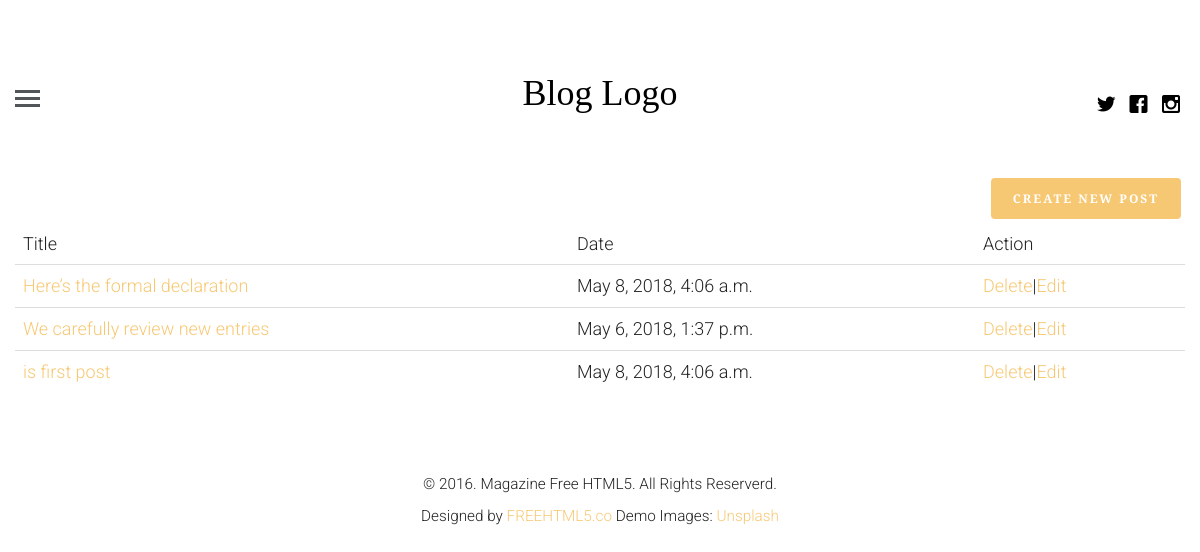
Screenshot of /user (signed in) with the database file from the repository.
### blogapp/models.py (models this page shows, shortened)
class Article(models.Model):
    article_author = models.ForeignKey(Author, on_delete=models.CASCADE)
    title = models.CharField(max_length=200)
    body = models.TextField()
    image = models.FileField()
    category = models.ForeignKey(Category, on_delete=models.CASCADE)
    posted_on = models.DateTimeField(auto_now=False, auto_now_add=True)
    update_on = models.DateTimeField(auto_now=True, auto_now_add=False)
    class Meta:
        verbose_name = "Blog Article"
        verbose_name_plural = "Articles"
    def single_post_url(self):
        return reverse("blog:single_post", kwargs={"id": self.id } )

### blogapp/views.py (the view, shortened to what this page needs)
# urls.py: path('user', views.user_profile, name='user_profile' ),
def user_profile(request):
    if request.user.is_authenticated:
        user = get_object_or_404(User, id=request.user.id)
        author_profile = Author.objects.filter(name=user.id)
        if author_profile:
            author_user = get_object_or_404(Author, name=request.user.id)
            post = Article.objects.filter(article_author=author_user.id)
            return render(request, 'user.html', {'post': post, 'user': author_user})
    else:
        return redirect('blog:login')

### blogapp/templates/user.html (shortened to what this page needs)
{% extends 'base.html' %}
{% load static %}
	{% block content %}
        <section>
            <div class="container">
                <div class="row">
                    <a href="{% url 'blog:create_post' %}" class="btn btn-primary pull pull-right"> Create New Post </a>
                    <table class="table">
                        <thead>
                            <tr>
                                <td>Title</td>
                                <td>Date</td>
                                <td>Action</td>
                            </tr>
                        </thead>
                        <tbody>
                            {% for p in post %}
                                <tr>
                                    <td><a href="{{ p.single_post_url }}">{{ p.title }}</a></td>
                                    <td>{{ p.update_on }}</td>
                                    <td><a href="{% url 'blog:delete_post' post_id=p.id %}">Delete</a>|<a href="{% url 'blog:update_post' post_id=p.id %}">Edit</a></td>
                                </tr>
                            {% endfor %}
                        </tbody>
                    </table>
                </div>
            </div>
        </section>
	{% endblock %}

### blogapp/static/css/style.css (style rules this page uses)
html { background: #fff; }
body { font-family: "Roboto", arial, sans-serif; font-size: 18px; font-weight: 300; line-height: 1.8; color: #222; background: #fff; }
a { color: #f7c873; -webkit-transition: 0.5s; -o-transition: 0.5s; transition: 0.5s; }
.btn { margin-right: 4px; margin-bottom: 4px; font-family: "Playfair Display", times, serif; font-size: 12px; letter-spacing: 2px; text-transform: uppercase; font-weight: 700; -webkit-border-radius: 4px; -moz-border-radius: 4px; -ms-border-radius: 4px; border-radius: 4px; -webkit-transition: 0.5s; -o-transition: 0.5s; transition: 0.5s; }
.btn-primary { background: #f7c873; color: #fff; border: 2px solid #f7c873; }

### rows the page displays
Article: title "Here’s the formal declaration", update_on "May 8, 2018, 4:06 a.m."
Article: title "We carefully review new entries", update_on "May 6, 2018, 1:37 p.m."
Article: title "is first post", update_on "May 8, 2018, 4:06 a.m."
